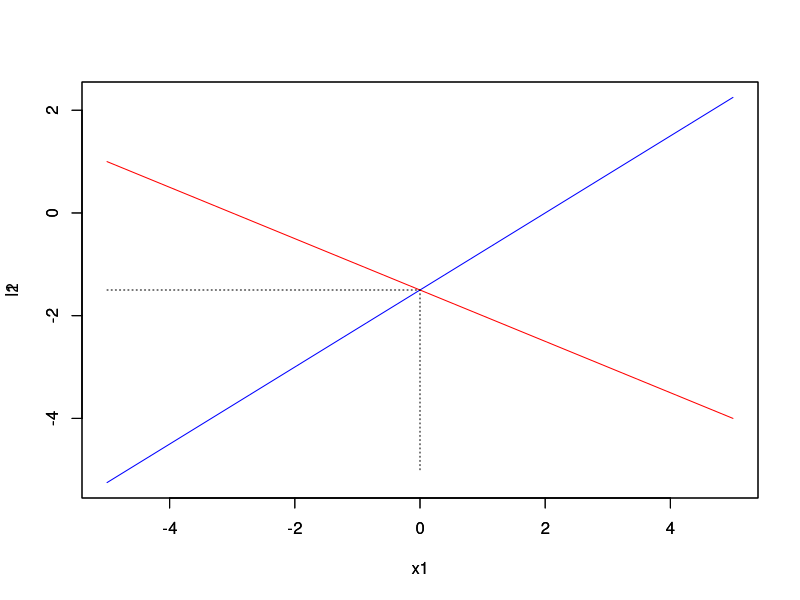

Reproduce this figure in R.
## ALGEBRE LINEAIRE ##

x1 <- seq(-5, 5, length = 200)
l1 <- (3 * x1 - 6) / 4
l2 <- (-x1 - 3) / 2

plot(x1, l1, col = "blue", type = "l", lwd = 1, ylim = range(c(l1, l2)))
par(new = TRUE)
plot(x1, l2, col = "red", type = "l", lwd = 1, ylim = range(c(l1, l2)))

# On affiche la solution de l'itersection des deux droites sous forme de pointillé :
segments(-5, -1.5, 0, -1.5, col = "black", lty = 3)
segments(0, -5, 0, -1.5, col = "black", lty = 3)

# On vas représenter ces équation sous forme de matrice

# On créé la matrice A
A <- matrix(c(3, 1, -4, 2), ncol = 2)
print(A)
# On créer la matrice inversé de A en utilisant la fonction solve()
Ainv <- solve(A)
print(Ainv)
# On créé la matrice b
b <- matrix(c(6, -3), ncol = 1)
print(b)
# On résoud le système d'équation
x <- Ainv %*% b
print(x)